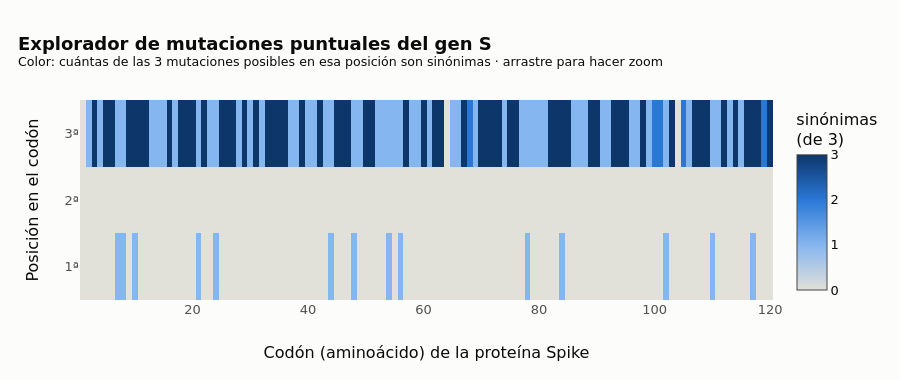

Write notebook code for a chart like this one.
### Markdown cell above
> 🔎 **Qué observamos.** En la **2ª posición** casi todas las mutaciones cambian el aminoácido; en la **3ª**, la
> mayoría son sinónimas. La razón está en la tabla del código genético (Lección 0.2): los codones de un mismo
> aminoácido suelen diferir **sólo en la tercera letra** (`GCT`, `GCC`, `GCA`, `GCG` son todos alanina). Crick llamó
> a esto *wobble* ("bamboleo"): el ARNt se aparea con firmeza en las dos primeras posiciones y con holgura en la
> tercera, de modo que un mismo ARNt puede leer varios codones.
>
> Consecuencia práctica, que usaremos en genómica evolutiva: comparar la tasa de cambios **no sinónimos** ($d_N$)
> con la de **sinónimos** ($d_S$) permite detectar genes bajo selección.

### Explorador interactivo de mutaciones del gen S

Cada columna es un codón de Spike y cada fila una posición del codón. El color indica **cuántas de las 3 mutaciones
posibles** en esa posición son sinónimas. Pase el ratón para ver el codón, el aminoácido y el resultado de cada
mutación; haga zoom para inspeccionar regiones.

### Code cell
three_stop = {**three, "*": "STOP"}
detail = (muts.assign(txt=lambda d: d["mutant"] + "→" + d["new_aa"].map(three_stop) + " (" + d["effect"] + ")")
              .groupby(["codon_index", "position"])
              .agg(syn=("effect", lambda e: (e == "sinónima").sum()), codon=("codon", "first"),
                   aa=("aa", "first"), txt=("txt", lambda t: "<br>".join(t)))
              .reset_index())
z = detail.pivot(index="position", columns="codon_index", values="syn").values
hover = detail.pivot(index="position", columns="codon_index", values="txt").values
cod = detail.pivot(index="position", columns="codon_index", values="codon").values
aas = detail.pivot(index="position", columns="codon_index", values="aa").map(lambda a: three.get(a, a)).values
custom = np.dstack([cod, aas, hover])

figh = go.Figure(go.Heatmap(
    z=z, x=np.arange(1, z.shape[1] + 1), y=["1ª", "2ª", "3ª"], customdata=custom,
    colorscale=[[0, ec.GRID], [1 / 3, ec.SEQ_BLUE[3]], [2 / 3, ec.SEQ_BLUE[7]], [1, ec.SEQ_BLUE[12]]],
    zmin=0, zmax=3, colorbar=dict(title="sinónimas<br>(de 3)", tickvals=[0, 1, 2, 3]),
    hovertemplate="<b>codón %{x}: %{customdata[0]} (%{customdata[1]})</b> · posición %{y}<br>"
                  "%{customdata[2]}<extra></extra>"))
figh.update_layout(
    title=dict(text="<b>Explorador de mutaciones puntuales del gen S</b><br><sup>Color: cuántas de las 3 "
                    "mutaciones posibles en esa posición son sinónimas · arrastre para hacer zoom</sup>"),
    xaxis_title="Codón (aminoácido) de la proteína Spike", yaxis_title="Posición en el codón",
    height=380, xaxis=dict(range=[0.5, 120.5]))
figh.show()

### Figure 1 — Plotly figure (JSON) as saved in the notebook; plotly's stock layout.template omitted (floating-point values rounded to 4 significant figures; data arrays with more than 128 entries replaced by an {"elided": "..."} marker saying what was removed)
{"data": [{"colorbar": {"tickvals": [0, 1, 2, 3], "title": {"text": "sinónimas<br>(de 3)"}}, "colorscale": [[0, "#e1e0d9"], [0.3333, "#86b6ef"], [0.6667, "#2a78d6"], [1, "#0d366b"]], "customdata": {"elided": "3x1273x3 str values"}, "hovertemplate": "<b>codón %{x}: %{customdata[0]} (%{customdata[1]})</b> · posición %{y}<br>%{customdata[2]}<extra></extra>", "type": "heatmap", "x": {"elided": "1273 int values"}, "y": ["1ª", "2ª", "3ª"], "z": {"elided": "3x1273 int values"}, "zmax": 3, "zmin": 0}], "layout": {"height": 380, "title": {"text": "<b>Explorador de mutaciones puntuales del gen S</b><br><sup>Color: cuántas de las 3 mutaciones posibles en esa posición son sinónimas · arrastre para hacer zoom</sup>"}, "xaxis": {"range": [0.5, 120.5], "title": {"text": "Codón (aminoácido) de la proteína Spike"}}, "yaxis": {"title": {"text": "Posición en el codón"}}}}
